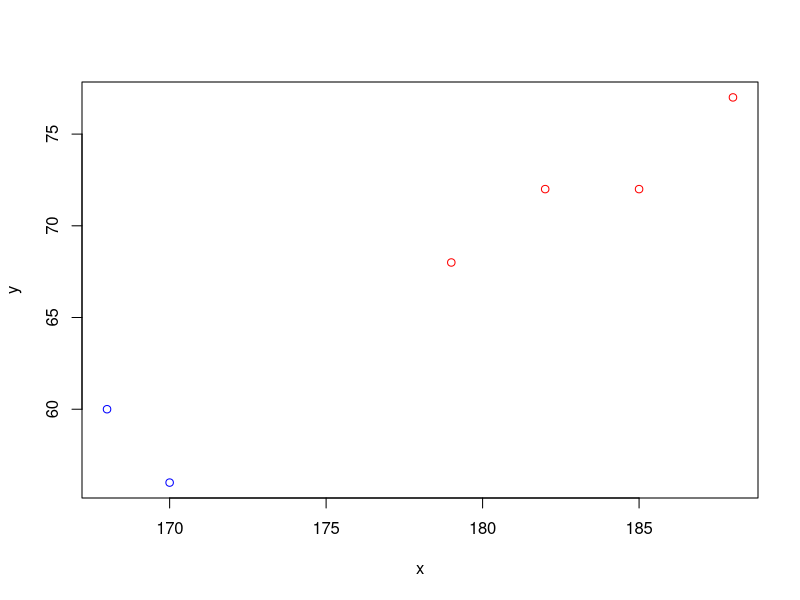

Write the R code that produced this figure.
library(cluster)
library(ggplot2)
library(plyr)
library(lattice)
library(graphics)
x<-c(185,170,168,179,182,188)
y<-c(72,56,60,68,72,77)
clsample<-data.frame(x,y)
clsample
dim(clsample)
clsample1<-data.matrix(clsample)
clsample1
cldata<-clsample1[,1:2]
cldata
#Elbow curve
wss<-vector(mode="numeric",length=6)
wss

km=kmeans(cldata,2,nstart = 10)
km
km$cluster
km$centers
km$withiness
km$betweenss
km$totss
#visualizing clusters
plot(cldata[km$cluster==1,],col="red",xlim=c(min(cldata[,1]),max(cldata[,1])),ylim=c(min(cldata[,2]),max(cldata[,2])))
points(cldata[km$cluster==2,],col="blue")
